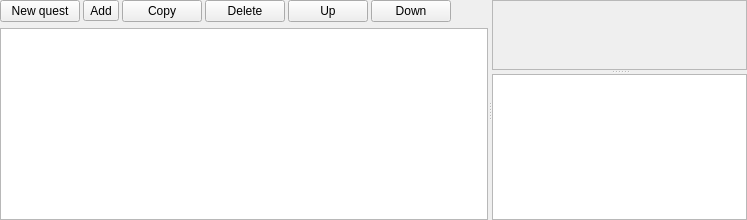
<?xml version="1.0" encoding="UTF-8"?>
<ui version="4.0">
 <class>OutlineForm</class>
 <widget class="QWidget" name="OutlineForm">
  <layout class="QHBoxLayout" name="outerLayout">
   <property name="leftMargin">
    <number>0</number>
   </property>
   <property name="topMargin">
    <number>0</number>
   </property>
   <property name="rightMargin">
    <number>0</number>
   </property>
   <property name="bottomMargin">
    <number>0</number>
   </property>
   <item>
    <widget class="QSplitter" name="splitter">
     <property name="orientation">
      <enum>Qt::Horizontal</enum>
     </property>
     <widget class="QWidget" name="leftPane">
      <layout class="QVBoxLayout" name="leftLayout">
       <property name="leftMargin">
        <number>0</number>
       </property>
       <property name="topMargin">
        <number>0</number>
       </property>
       <property name="rightMargin">
        <number>0</number>
       </property>
       <property name="bottomMargin">
        <number>0</number>
       </property>
       <item>
        <layout class="QHBoxLayout" name="tools">
         <property name="spacing">
          <number>3</number>
         </property>
         <item>
          <widget class="QPushButton" name="new_quest_button">
           <property name="text">
            <string>New quest</string>
           </property>
          </widget>
         </item>
         <item>
          <widget class="QToolButton" name="add_button">
           <property name="text">
            <string>Add</string>
           </property>
           <property name="popupMode">
            <enum>QToolButton::InstantPopup</enum>
           </property>
          </widget>
         </item>
         <item>
          <widget class="QPushButton" name="copy_button">
           <property name="text">
            <string>Copy</string>
           </property>
          </widget>
         </item>
         <item>
          <widget class="QPushButton" name="delete_button">
           <property name="text">
            <string>Delete</string>
           </property>
          </widget>
         </item>
         <item>
          <widget class="QPushButton" name="up_button">
           <property name="text">
            <string>Up</string>
           </property>
          </widget>
         </item>
         <item>
          <widget class="QPushButton" name="down_button">
           <property name="text">
            <string>Down</string>
           </property>
          </widget>
         </item>
         <item>
          <spacer name="toolsSpacer">
           <property name="orientation">
            <enum>Qt::Horizontal</enum>
           </property>
           <property name="sizeHint" stdset="0">
            <size>
             <width>40</width>
             <height>20</height>
            </size>
           </property>
          </spacer>
         </item>
        </layout>
       </item>
       <item>
        <widget class="QTreeWidget" name="tree">
         <property name="indentation">
          <number>16</number>
         </property>
         <attribute name="headerVisible">
          <bool>false</bool>
         </attribute>
         <column>
          <property name="text">
           <string notr="true">1</string>
          </property>
         </column>
        </widget>
       </item>
      </layout>
     </widget>
     <widget class="QSplitter" name="rightSplitter">
      <property name="orientation">
       <enum>Qt::Vertical</enum>
      </property>
      <widget class="QScrollArea" name="scroll">
       <property name="widgetResizable">
        <bool>true</bool>
       </property>
       <widget class="QWidget" name="pane">
        <property name="geometry">
         <rect>
          <x>0</x>
          <y>0</y>
          <width>100</width>
          <height>30</height>
         </rect>
        </property>
        <layout class="QVBoxLayout" name="pane_layout"/>
       </widget>
      </widget>
      <widget class="QPlainTextEdit" name="json_view">
       <property name="styleSheet">
        <string notr="true">font-family: Consolas, monospace; font-size: 11px;</string>
       </property>
       <property name="readOnly">
        <bool>true</bool>
       </property>
      </widget>
     </widget>
    </widget>
   </item>
  </layout>
 </widget>
 <resources/>
 <connections/>
</ui>
